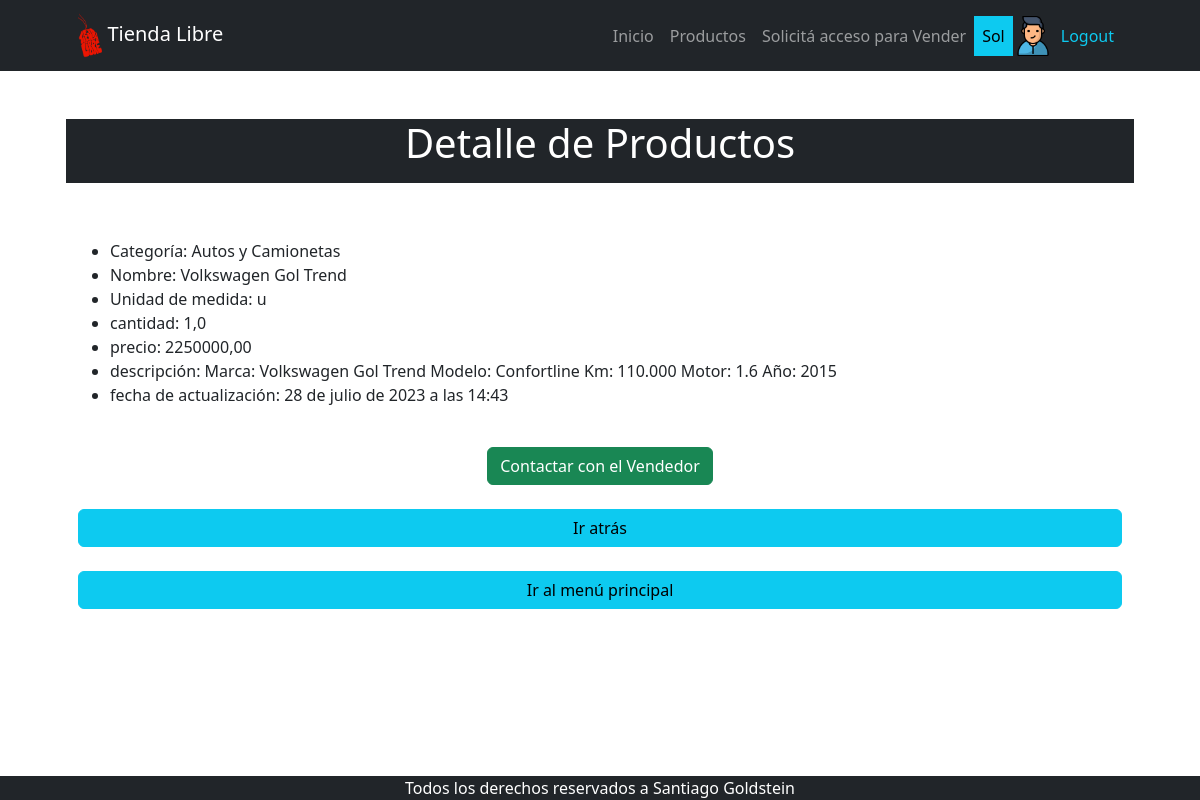
The app's page /producto/producto/detail/2 (signed in) with its own data.
### apps/venta/models.py (models this page shows, shortened)
class Vendedor(models.Model):
    usuario = models.OneToOneField(
        User, on_delete=models.CASCADE, related_name="vendedor")
    celular = models.CharField(max_length=50)
    avatar = models.ImageField(upload_to="avatares", blank=True, null=True,)

### apps/producto/models.py (models this page shows, shortened)
class Producto(models.Model):
    categoria = models.ForeignKey(
        ProductoCategoria, on_delete=models.SET_NULL, blank=True, null=True)
    nombre = models.CharField(max_length=100)
    unidad_de_medida = models.CharField(max_length=100)
    cantidad = models.FloatField()
    precio = models.DecimalField(max_digits=10, decimal_places=2)
    descripcion = models.CharField(max_length=250, null=True, blank=True)
    fecha_actualizacion = models.DateTimeField(
        default=timezone.now, editable=False, verbose_name="fecha de actualización")

class ProductoCategoria(models.Model):
    nombre = models.CharField(max_length=200, unique=True)
    descripcion = models.CharField(
        max_length=250, null=True, blank=True, verbose_name="descripción")
    def __str__(self):
        return self.nombre
    class Meta:
        verbose_name = "categoría de productos"
        verbose_name_plural = "categorías de productos"

### apps/producto/views.py (the view)
# urls.py: path("producto/detail/<int:pk>", views.ProductoDetail.as_view(),
class ProductoDetail(DetailView):  # DETAIL
    model = models.Producto

### apps/producto/templates/producto/producto_detail.html
{% extends 'producto/index.html' %}
{% block INDEX_TITULO %}
   Detalle de Productos
{% endblock INDEX_TITULO %}
{% block INDEX_CONTENIDO %}
    <ul>
        <li>Categoría: {{ object.categoria }}</li>
        <li>Nombre: {{ object.nombre }}</li>
        <li>Unidad de medida: {{ object.unidad_de_medida }}</li>
        <li>cantidad: {{ object.cantidad }}</li>
        <li>precio: {{ object.precio }}</li>
        <li>descripción: {{ object.descripcion }}</li>
        <li>fecha de actualización: {{ object.fecha_actualizacion }}</li>
    </ul>
    <br>
    <div class="text-center ">
        <a class="btn btn-success " href="https://wa.me/+5491139556151" target="_blank">Contactar con el Vendedor</a>
    </div>
    <br>
    <div class="d-grid gap-3">
        <a href="{% url 'producto:producto_list' %}" class="btn btn-info ">Ir atrás</a>
    </div>
    <br>
    {% include 'Home/index_back.html' %}
{% endblock INDEX_CONTENIDO %}

### apps/Home/templates/Home/navbar.html (shortened to what this page needs)
{% load static %}
<nav class="navbar navbar-expand-lg navbar-dark bg-dark">
    <div class="container px-5">
        <a class="navbar-brand" href="{% url 'Home:home' %}">
            <img src="{% static 'Home/assets/logo.png' %}" alt="Logo" style="height: 45px;">
            Tienda Libre
        </a>
        <div class="collapse navbar-collapse" id="navbarSupportedContent">
            <ul class="navbar-nav ms-auto mb-2 mb-lg-0">
                <li class="nav-item"><a class="nav-link {% if  request.path == "/" %} active {% endif %}" aria-current="page" href="{% url 'Home:home' %}">Inicio</a></li>
                {% if user.is_authenticated %}
                    <li class="nav-item"><a class="nav-link {% if  request.path == "/producto/" %} active {% endif %}" href="{% url 'producto:home' %}">Productos</a></li>
                    <li class="nav-item"><a class="nav-link {% if  request.path == "/vender/" %} active {% endif %}" href="https://wa.me/+5491139556151" target="_blank">Solicitá acceso para Vender</a></li>
                    <li class="nav-item"><a class="nav-link text-bg-info {% if  request.path == "/" %} active {% endif %}" href="#!">{{ user.username }}</a></li>
                    {% if user.vendedor.avatar.url %}
                        <li class="nav-item"><img src="{{ user.vendedor.avatar.url }}" alt="avatar" class="" style="height: 40px;"></li>
                        {% else %}
                        <li class="nav-item"><img src="{% static 'venta/avatar.png' %}" alt="avatar" class="" style="height: 40px;"></li>
                    {% endif %}
                    <li class="nav-item"><a class="nav-link text-info {% if  request.path == "/logout/" %} active {% endif %}" href="{% url 'Home:logout' %}">Logout</a></li>
                {% endif %}
            </ul>
        </div>
    </div>
</nav>

### records on screen
Producto: categoria "Autos y Camionetas", nombre "Volkswagen Gol Trend", unidad_de_medida "u", cantidad "1,0", precio "2250000,00", descripcion "Marca: Volkswagen Gol Trend Modelo: Confortline Km: 110.000 Motor: 1.6 Año: 2015", fecha_actualizacion "28 de julio de 2023 a las 14:43"

### other values on screen
{{ user.username }} "Sol"
